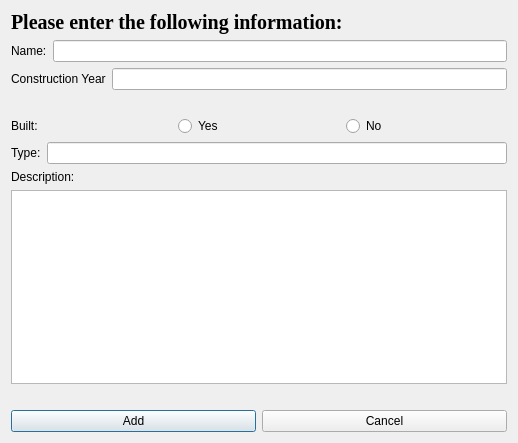
<?xml version="1.0" encoding="UTF-8"?>
<ui version="4.0">
 <class>add_computers</class>
 <widget class="QDialog" name="add_computers">
  <property name="geometry">
   <rect>
    <x>0</x>
    <y>0</y>
    <width>518</width>
    <height>443</height>
   </rect>
  </property>
  <property name="windowTitle">
   <string>Dialog</string>
  </property>
  <layout class="QVBoxLayout" name="verticalLayout">
   <item>
    <widget class="QLabel" name="add_computer">
     <property name="font">
      <font>
       <family>Georgia</family>
       <pointsize>15</pointsize>
       <weight>75</weight>
       <bold>true</bold>
      </font>
     </property>
     <property name="text">
      <string>Please enter the following information:</string>
     </property>
    </widget>
   </item>
   <item>
    <layout class="QHBoxLayout" name="horizontalLayout">
     <item>
      <widget class="QLabel" name="Name">
       <property name="text">
        <string>Name:</string>
       </property>
      </widget>
     </item>
     <item>
      <widget class="QLineEdit" name="name_input"/>
     </item>
    </layout>
   </item>
   <item>
    <layout class="QHBoxLayout" name="horizontalLayout_2">
     <item>
      <widget class="QLabel" name="construction_year">
       <property name="text">
        <string>Construction Year</string>
       </property>
      </widget>
     </item>
     <item>
      <widget class="QLineEdit" name="construction_year_input"/>
     </item>
    </layout>
   </item>
   <item>
    <layout class="QHBoxLayout" name="horizontalLayout_4">
     <property name="topMargin">
      <number>20</number>
     </property>
     <item>
      <widget class="QLabel" name="built">
       <property name="text">
        <string>Built:</string>
       </property>
      </widget>
     </item>
     <item>
      <widget class="QRadioButton" name="radioButton_yes">
       <property name="text">
        <string>Yes</string>
       </property>
      </widget>
     </item>
     <item>
      <widget class="QRadioButton" name="radioButton_no">
       <property name="text">
        <string>No</string>
       </property>
      </widget>
     </item>
    </layout>
   </item>
   <item>
    <layout class="QHBoxLayout" name="horizontalLayout_3">
     <item>
      <widget class="QLabel" name="type">
       <property name="text">
        <string>Type:</string>
       </property>
      </widget>
     </item>
     <item>
      <widget class="QLineEdit" name="type_input"/>
     </item>
    </layout>
   </item>
   <item>
    <widget class="QLabel" name="description">
     <property name="text">
      <string>Description:</string>
     </property>
    </widget>
   </item>
   <item>
    <widget class="QTextEdit" name="description_input"/>
   </item>
   <item>
    <layout class="QHBoxLayout" name="horizontalLayout_5">
     <property name="topMargin">
      <number>20</number>
     </property>
     <item>
      <widget class="QPushButton" name="pushButton_2">
       <property name="text">
        <string>Add</string>
       </property>
      </widget>
     </item>
     <item>
      <widget class="QPushButton" name="cancel_pushbutton">
       <property name="text">
        <string>Cancel</string>
       </property>
      </widget>
     </item>
    </layout>
   </item>
  </layout>
 </widget>
 <resources/>
 <connections/>
</ui>
